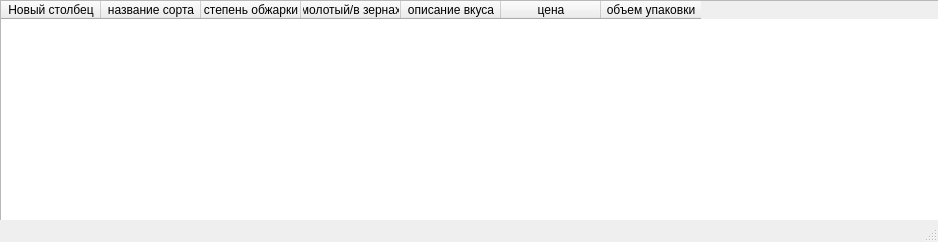
<?xml version="1.0" encoding="UTF-8"?>
<ui version="4.0">
 <class>MainWindow</class>
 <widget class="QMainWindow" name="MainWindow">
  <property name="geometry">
   <rect>
    <x>0</x>
    <y>0</y>
    <width>938</width>
    <height>242</height>
   </rect>
  </property>
  <property name="windowTitle">
   <string>MainWindow</string>
  </property>
  <widget class="QWidget" name="centralwidget">
   <widget class="QTableWidget" name="tableWidget">
    <property name="geometry">
     <rect>
      <x>0</x>
      <y>0</y>
      <width>941</width>
      <height>461</height>
     </rect>
    </property>
    <column>
     <property name="text">
      <string>Новый столбец</string>
     </property>
    </column>
    <column>
     <property name="text">
      <string>название сорта</string>
     </property>
    </column>
    <column>
     <property name="text">
      <string>степень обжарки</string>
     </property>
    </column>
    <column>
     <property name="text">
      <string>молотый/в зернах</string>
     </property>
    </column>
    <column>
     <property name="text">
      <string>описание вкуса</string>
     </property>
    </column>
    <column>
     <property name="text">
      <string>цена</string>
     </property>
    </column>
    <column>
     <property name="text">
      <string>объем упаковки</string>
     </property>
    </column>
   </widget>
  </widget>
  <widget class="QMenuBar" name="menubar">
   <property name="geometry">
    <rect>
     <x>0</x>
     <y>0</y>
     <width>938</width>
     <height>20</height>
    </rect>
   </property>
  </widget>
  <widget class="QStatusBar" name="statusbar"/>
 </widget>
 <resources/>
 <connections/>
</ui>
